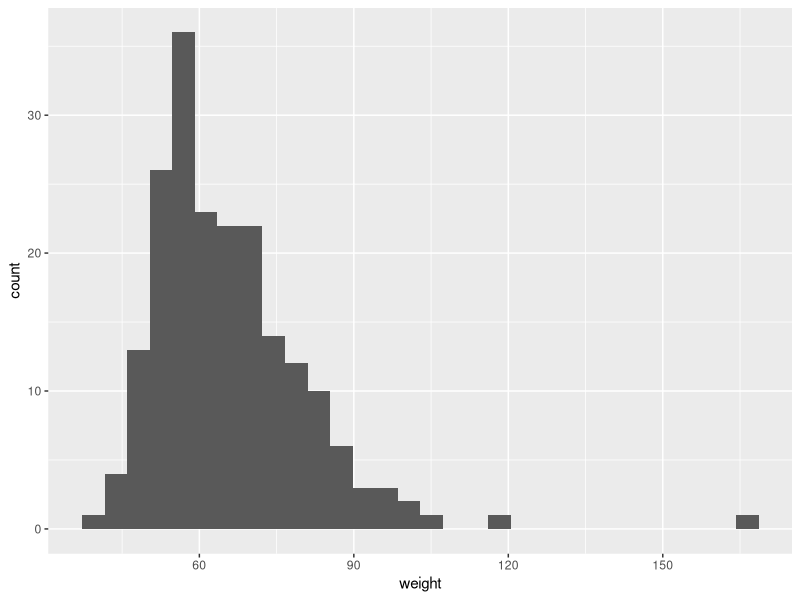
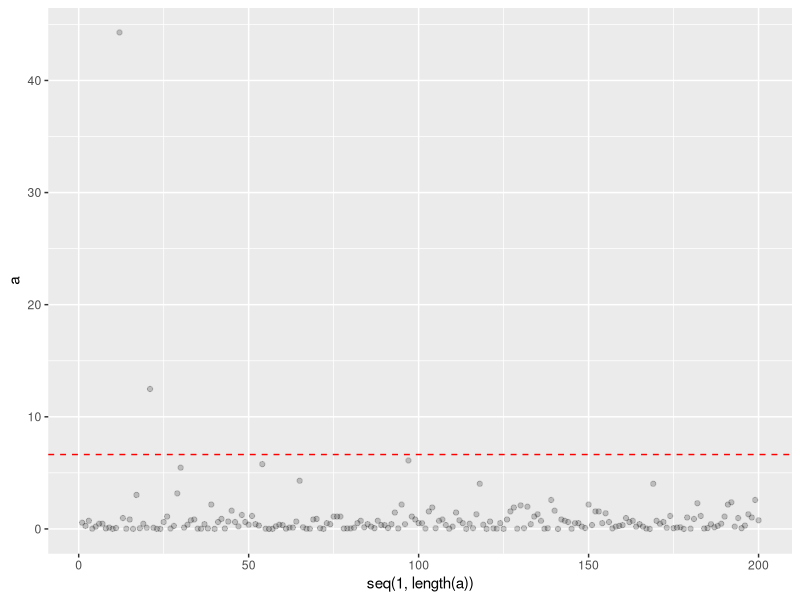

R code for these plots, in order:
#########################################
# file  : 1d-gaussian.R
# auther: norih
# date  : Nov 26th, 2020
# Hotelling's T-squared distribution
# One Dimension
#########################################
library(car)
library(tidyverse)
data(Davis)

Davis %>% select(weight)

ggplot(Davis, aes(x=weight)) + geom_histogram()

mu <- mean(Davis$weight)
s2 <- mean((Davis$weight - mu)^2)
c(mu, s2)


# 異常度の計算
a <- (Davis$weight - mu)^2 / s2
th <- qchisq(.99, 1)
p <- ggplot(NULL, aes(y=a, x = seq(1,length(a)))) + 
      geom_point(alpha = 1/5) + 
      geom_hline(yintercept = th, colour = "red", linetype = "dashed")

ggsave(file = "./ref1/section2/fig2.3.png", plot=p)
